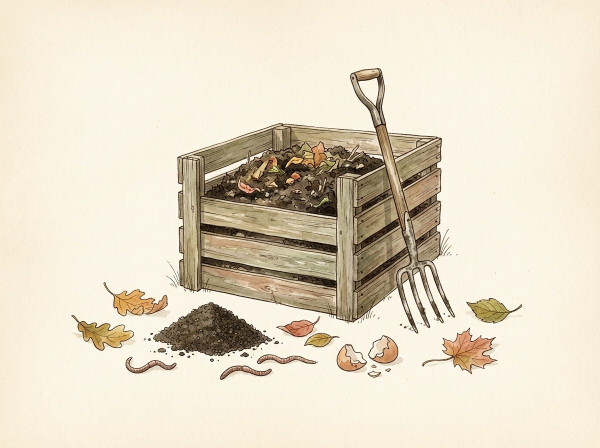
#> input picture work/video/cta/img/teil01.jpg, 1200 x 896 px, given in place of k1.png, which was not available (shown at 1/2 size)
$ python folha_estilo.py out.png
#> lines starting #> are read from the running program, lines starting #| are printed output that depends on the picture
"""Folha lado a lado do batedor de estilo: referências (No Air, reel) + rota (a) IA + rota (b) three.js, com HUD/legenda
desenhados em código (simula o Remotion). Uso: python -I folha_estilo.py SAIDA.jpg"""
import sys, subprocess, io
from PIL import Image, ImageDraw, ImageFont
B = "D:/pesquisa_nichos/acidentes_fb"
W, H = 540, 960
F = "C:/Windows/Fonts/"
mono = lambda s: ImageFont.truetype(F + "consola.ttf", s); monob = lambda s: ImageFont.truetype(F + "consolab.ttf", s)
serif = lambda s: ImageFont.truetype(F + "georgia.ttf", s); serifb = lambda s: ImageFont.truetype(F + "georgiab.ttf", s)
ACC = (255, 196, 75)
HUD = {
 "k1": ("TIEMPO BAJO TIERRA", "00:00:12", "Entró a las *4 de la tarde*. Dijo que volvía en dos horas."),
 "k2": ("PROFUNDIDAD", "-38 m", "El paso mide *40 cm*. Menos que una maleta."),
 "k3": ("NIVEL DEL AGUA", "+1,2 m/h", "La lluvia de afuera *sube el agua* de adentro."),
 "k4": ("AIRE RESPIRABLE", "O2 15,8 %", "Llevaba *9 días* a oscuras cuando vio luces."),
}
def quadro(video, t):
#> (the call stopped at in quadro, `r = subprocess.run(["ffmpeg", "-v", "error", "-ss", str(t), "-i", vide..`: subprocess is not available in this run)
#> (the call stopped at in quadro, `r = subprocess.run(["ffmpeg", "-v", "error", "-ss", str(t), "-i", vide..`: subprocess is not available in this run)
#> (the call stopped at in quadro, `r = subprocess.run(["ffmpeg", "-v", "error", "-ss", str(t), "-i", vide..`: subprocess is not available in this run)
#> (the call stopped at in quadro, `r = subprocess.run(["ffmpeg", "-v", "error", "-ss", str(t), "-i", vide..`: subprocess is not available in this run)
    r = subprocess.run(["ffmpeg", "-v", "error", "-ss", str(t), "-i", video, "-frames:v", "1", "-f", "image2pipe", "-vcodec", "png", "-"], capture_output=True)
    return Image.open(io.BytesIO(r.stdout)).convert("RGB")
def caber(im):
    im = im.copy(); r = max(W / im.width, H / im.height); im = im.resize((round(im.width * r), round(im.height * r)), Image.LANCZOS)
#> in caber, im is the input picture: PIL image 1200x896 RGB; mean R, G, B 228.8, 218.5, 198.9
#> after `r = max(W / im.width, H / im.height)`: r = 1.07
    x, y = (im.width - W) // 2, (im.height - H) // 2; return im.crop((x, y, x + W, y + H))
#> after `x, y = ((im.width - W) // 2, (im.height - H) // 2)`: x = 373; y = 0
#> after `return im.crop((x, y, x + W, y + H))`:
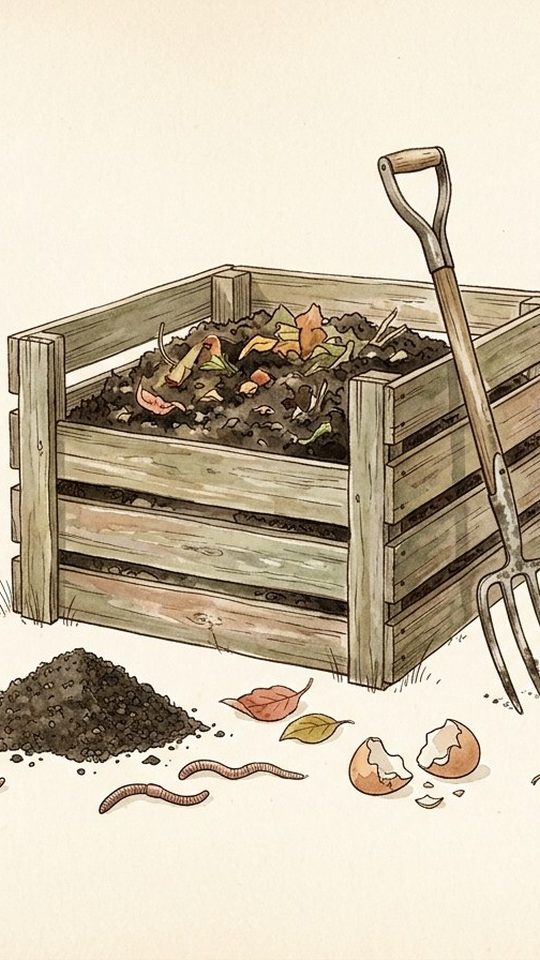
#> returned value: PIL image 540x960 RGB; mean R, G, B 204.4, 192.4, 170.8
def hud(im, k):
#> called with k = 'k1'
    lab, num, cap = HUD[k]; d = ImageDraw.Draw(im, "RGBA"); s = W / 1080
#> after `lab, num, cap = HUD[k]`: lab = 'TIEMPO BAJO TIERRA'; num = '00:00:12'
    x0, y0 = int(80 * s), int(290 * s)
    d.text((x0, y0), " ".join(lab), font=mono(int(26 * s)), fill=(230, 230, 235, 230))
    d.text((x0, y0 + int(38 * s)), num, font=monob(int(92 * s)), fill=(255, 255, 255, 255))
    # legenda serifada, palavra entre * no destaque, centralizada, no terço de baixo da zona segura
    fs = serif(int(52 * s)); fb = serifb(int(52 * s)); linhas, cur, larg = [], [], int(860 * s)
    for w in cap.split(" "):
        tst = " ".join(c[0] for c in cur + [(w, 0)]).replace("*", "")
        if d.textlength(tst, font=fs) > larg and cur: linhas.append(cur); cur = []
        cur.append((w, 0))
#> this loop made 13 passes
#> w on passes 1 to 12: 'Entró', 'a', 'las', '*4', 'de', 'la', 'tarde*.', 'Dijo', 'que', 'volvía', 'en', 'dos'
#> after the loop, cur = [('que', 0), ('volvía', 0), ('en', 0), ('dos', 0), ('horas.', 0)]; linhas = [[('Entró', 0), ('a', 0), ('las', 0), ('*4', 0), ('de', 0), ('la', 0), ('tarde*.', 0), ('Dijo', 0)]]
    linhas.append(cur); y = int(1020 * s); dest = False
    for ln in linhas:
        pal = [w for w, _ in ln]; tot = d.textlength(" ".join(pal).replace("*", ""), font=fs); x = (W - tot) / 2
        for w in pal:
            if w.startswith("*"): dest = True
            limpo = w.replace("*", ""); f = fb if dest else fs
            for dx, dy in ((2, 2), (0, 2), (2, 0)): d.text((x + dx, y + dy), limpo, font=f, fill=(0, 0, 0, 170))
            d.text((x, y), limpo, font=f, fill=ACC if dest else (250, 250, 250))
            x += d.textlength(limpo + " ", font=fs)
            if w.endswith("*") or w.rstrip(".,").endswith("*"): dest = False
        y += int(66 * s)
#> this loop made 2 passes
#> (pal, y) on passes 1 to 2: (['Entró', 'a', 'las', '*4', 'de', 'la', 'tarde*.', 'Dijo'], 543), (['que', 'volvía', 'en', 'dos', 'horas.'], 576)
#> after the loop, y = 576
    d.text((x0, int(1210 * s)), "HIPOTÉTICO · BATEDOR DE ESTILO", font=mono(int(20 * s)), fill=(200, 200, 205, 160))
    return im
def rotulo(im, txt):
#> called with txt = '(a) IA Qwen k1'
    d = ImageDraw.Draw(im, "RGBA"); d.rectangle((0, 0, W, 34), fill=(0, 0, 0, 200)); d.text((10, 6), txt, font=monob(20), fill=(255, 255, 255)); return im
cel = []
cel.append(rotulo(caber(quadro(f"{B}/ref_noair/noair.mp4", 4.0)), "REF No Air (Scenario) 4 s"))
cel.append(rotulo(caber(quadro(f"{B}/ref_noair/noair.mp4", 16.0)), "REF No Air 16 s"))
cel.append(rotulo(caber(quadro(f"{B}/fb/r2.mp4", 20.0)), "REF reel Toonverso r2 20 s"))
cel.append(rotulo(caber(quadro(f"{B}/fb/r4.mp4", 45.0)), "REF reel Toonverso r4 45 s"))
for k in ("k1", "k2", "k3", "k4"):
    cel.append(rotulo(hud(caber(Image.open(f"{B}/batedor/a_ia/img/{k}.png").convert("RGB")), k), f"(a) IA Qwen {k}"))
#> pass 2 of the loop `for k in ("k1", "k2", "k3", "k4"):`:
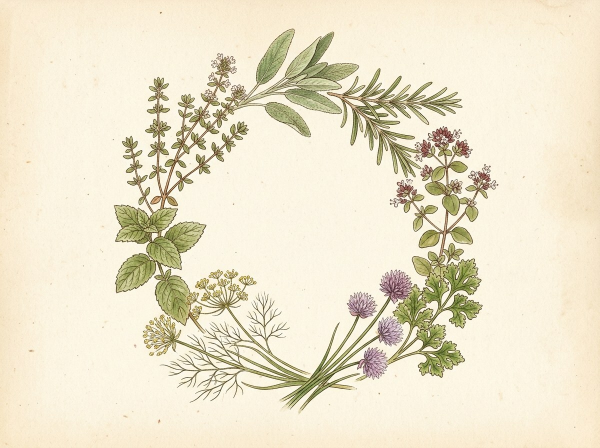
#> input picture work/video/cta/img/teil03.jpg, 1200 x 896 px, given in place of k2.png, which was not available (shown at 1/2 size)
#> in caber, im is the input picture: PIL image 1200x896 RGB; mean R, G, B 236, 227.6, 203.7
#> in caber (call 2), `return im.crop((x, y, x + W, y + H))`:
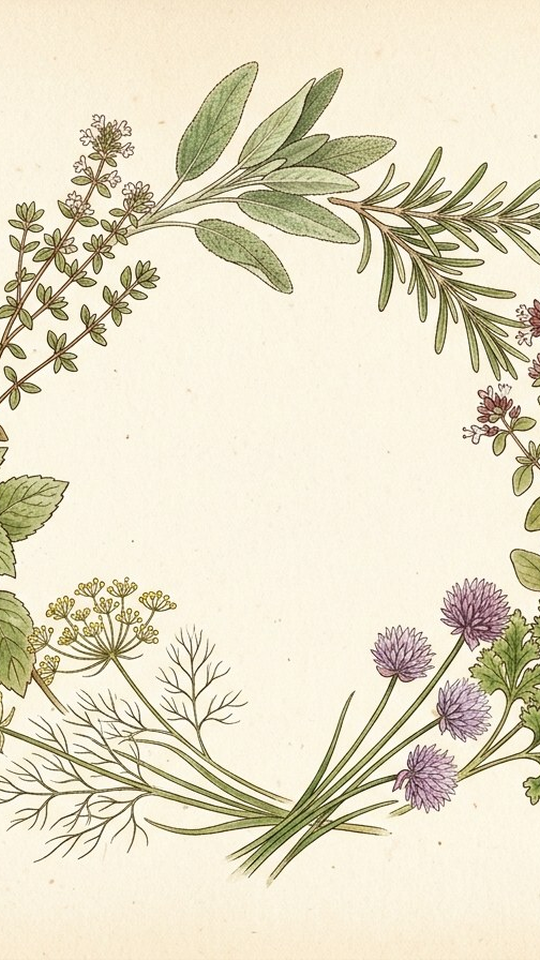
#> returned value: PIL image 540x960 RGB; mean R, G, B 229.6, 222.2, 198.6
#> the loop in hud (call 2), `for w in cap.split(" "):` made 9 passes
#> the loop in hud (call 2), `for ln in linhas:` made 2 passes
#> (pal, y) on pass 1: (['El', 'paso', 'mide', '*40', 'cm*.', 'Menos', 'que'], 543)
#> (the run stopped early here; a loop or call above may not have finished)
